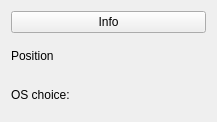
<?xml version="1.0" encoding="UTF-8"?>
<ui version="4.0">
 <class>Widget</class>
 <widget class="QWidget" name="Widget">
  <property name="geometry">
   <rect>
    <x>0</x>
    <y>0</y>
    <width>217</width>
    <height>122</height>
   </rect>
  </property>
  <property name="windowTitle">
   <string>Widget</string>
  </property>
  <layout class="QVBoxLayout" name="verticalLayout">
   <item>
    <widget class="QPushButton" name="pushButton">
     <property name="text">
      <string>Info</string>
     </property>
    </widget>
   </item>
   <item>
    <widget class="QLabel" name="positionLabel">
     <property name="text">
      <string>Position</string>
     </property>
    </widget>
   </item>
   <item>
    <widget class="QLabel" name="osLabel">
     <property name="text">
      <string>OS choice:</string>
     </property>
    </widget>
   </item>
  </layout>
 </widget>
 <resources/>
 <connections/>
</ui>
